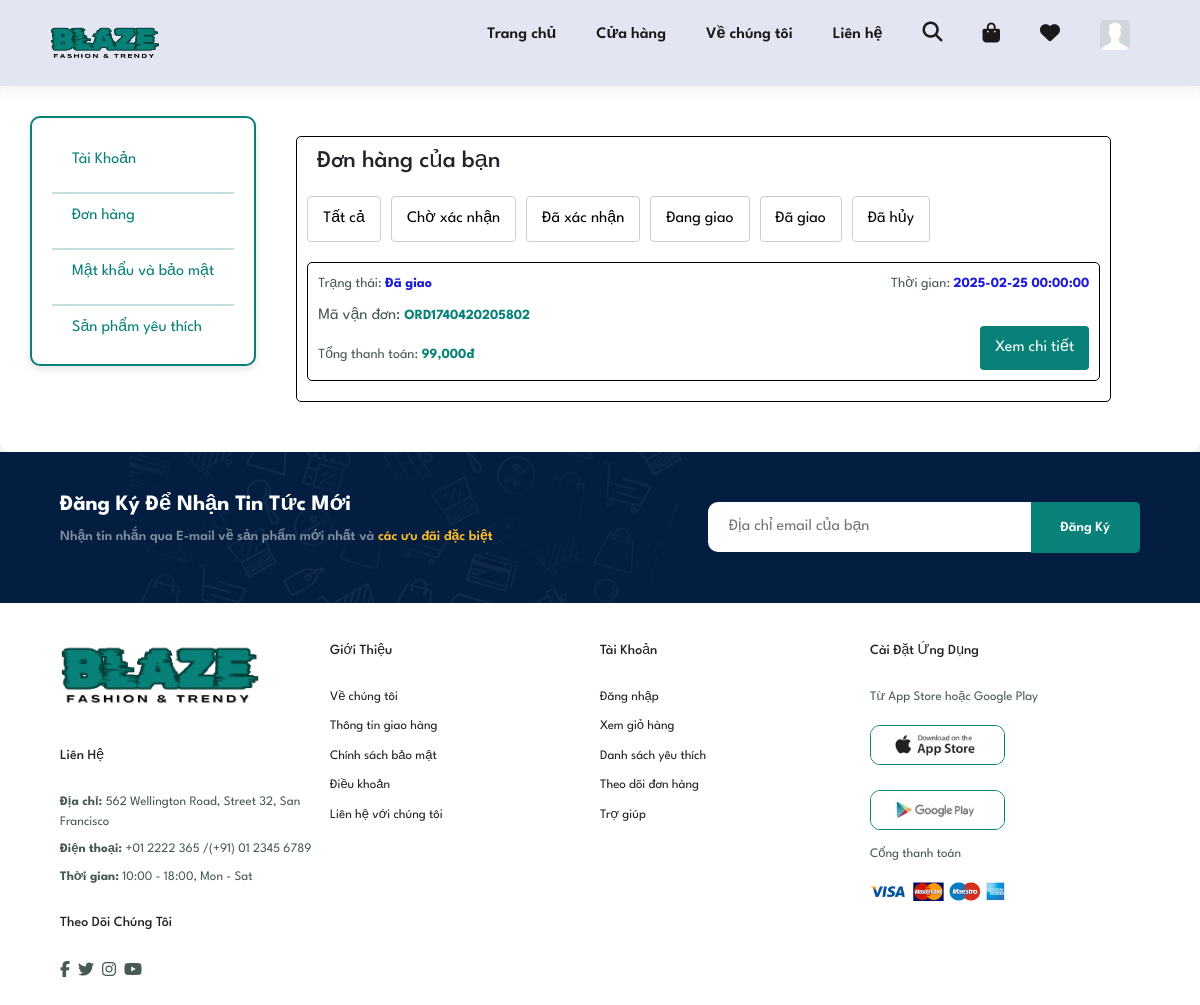
The app's page /lich-su-mua-hang (signed in) with its own data.
### tables this page shows
CREATE TABLE `orders` (
  `id` int(5) NOT NULL,
  `user_id` int(5) NOT NULL,
  `voucher_id` int(5) DEFAULT NULL,
  `staff_id` int(5) DEFAULT NULL,
  `code_order` text NOT NULL,
  `note` varchar(255) NOT NULL,
  `total` decimal(10,0) NOT NULL,
  `address` varchar(255) NOT NULL,
  `phone` int(11) NOT NULL,
  `by_date` DATETIME NOT NULL DEFAULT current_timestamp(),
  `status` tinyint(1) NOT NULL DEFAULT 1
);

### app/controllers/Order.php (called while the page is built, shortened)
<?php
class Order extends Controller
{
    public $data = [];
    public $order_model;
    public function __construct()
    {
        $this->order_model = $this->model('OrderModel');
    }
    public function historyOrder()
    {
        $idUser = $_SESSION['user']['id'] ?? null;
        $this->order_model->setUserId($idUser);
        $order = $this->order_model->getAllOrderByIdUser($this->order_model);
        $this->data['sub_content']['order'] = $order;
        $status = [
            0 => 'Đã huỷ',
            1 => 'Chờ xác nhận',
            2 => 'Đã xác nhận',
            3 => 'Đang giao',
            4 => 'Đã giao'
        ];
        $this->data['sub_content']['status'] = $status;
        $this->data['page_title'] = "Đơn hàng";
        $this->data['content'] = "cart/order_history";
        $this->render("layouts/client_layout", $this->data);
    }
}

### app/App.php (called while the page is built, shortened)
<?php
class App
{
    private $__controller, $__action, $__params, $__routes, $__privile;
    function __construct()
    {
        global $routes;
        $this->__routes = new Route();
        if (!empty($routes['default_controller'])) {
            $this->__controller = $routes['default_controller'];
        }
        $this->__action = 'index';
        $this->handlerUrl();
    }
    function getUrl()
    {
        if (!empty($_SERVER['PATH_INFO'])) {
            $url = $_SERVER['PATH_INFO'];
        } else {
            $url = '/';
        }
        return $url;
    }
    public function handlerUrl()
    {
        $url = $this->getUrl();
        $url = $this->__routes->handleRoute($url);
        $urlArray = array_filter(explode('/', $url));
        $urlArray = array_values($urlArray);
        $isAdmin = false;
        if (!empty($urlArray)) {
            if (!empty($urlArray[0])) {
                $this->__controller = ucfirst($urlArray[0]);
            }
            $controllerPath = $isAdmin ? 'app/controllers/admin/' . $this->__controller . '.php' : 'app/controllers/' . $this->__controller . '.php';
            if (file_exists($controllerPath)) {
                if (class_exists($this->__controller)) {
                    $this->__controller = new $this->__controller();
                    unset($urlArray[0]);
                } else {
                    $this->loadError();
                    return;
                }
            } else {
                $this->loadError();
                return;
            }
        } else {
            header("Location: " . _WEB_ROOT_ . "/trang-chu");
        }
        if (!empty($urlArray[1])) {
            $this->__action = $urlArray[1];
            unset($urlArray[1]);
        }
        $this->__params = array_values($urlArray);
        call_user_func_array([$this->__controller, $this->__action], $this->__params);
    }
}

### index.php (called while the page is built, shortened)
<?php
$app = new App();

### configs/database.php (called while the page is built, shortened)
<?php
class Database
{
    private $servername = DB_HOST;
    private $database = DB_NAME;
    private $username = DB_USER;
    private $password = DB_PASS;
    private $charset = "utf8mb4";
    private $pdo;
    public function __construct()
    {
        try {
            $dsn = "mysql:host=$this->servername;dbname=$this->database;charset=$this->charset";
            $this->pdo = new PDO($dsn, $this->username, $this->password);
            $this->pdo->setAttribute(PDO::ATTR_ERRMODE, PDO::ERRMODE_EXCEPTION);
        } catch (PDOException $e) {
            echo "Connection failed: " . $e->getMessage();
        }
    }
    public function query($sql, $param = [])
    {
        $stmt = $this->pdo->prepare($sql);
        if ($param) {
            $stmt->execute($param);
        } else {
            $stmt->execute();
        }
        return $stmt;
    }
    public function getAll($sql, $param = [])
    {
        $stmt = $this->query($sql, $param);
        return $stmt->fetchAll(PDO::FETCH_ASSOC);
    }
}

### app/models/OrderModel.php (called while the page is built, shortened)
<?php
class OrderModel{
    private $user_id;
    private $db;
    public function __construct()
    {
        $this->db = new Model();
    }
    public function setUserId($user_id){return $this->user_id = $user_id;}
    public function getUserId(){ return $this->user_id;}
    public function getAllOrderByIdUser(OrderModel $order){
        $sql = "SELECT *, (SELECT U.name FROM users U WHERE U.id = O.user_id) as name ";
        $sql.= "FROM orders O ";
        $sql.= "WHERE O.user_id = ? ";
        return $this->db->getAll($sql, [$order->getUserId()]);
    }
}

### app/views/cart/order_history.php (the view, shortened to what this page needs)
<div class="container-pro profile-container-pro" style="display: flex; flex-direction: row;">
    <div class="profile-sidebar-pro"
        style="background-color: #fff; padding: 20px; border-radius: 10px; border: 2px solid #088178; box-shadow: 0 4px 8px rgba(0, 0, 0, 0.1); margin-right: 20px; height: 250px;">
        <ul class="sidebar-menu-pro" style="list-style: none; padding: 0; margin: 0;">
            <li><a href="<?= _WEB_ROOT_ ?>/trang-ca-nhan" class="sidebar-item-pro"
                    style="display: block; padding: 10px 20px; font-size: 16px; color: #088178; text-decoration: none; border-radius: 5px; margin-bottom: 10px; transition: background-color 0.3s ease;">Tài
                    Khoản</a></li>
            <hr style="border: 1px solid #088178; margin: 0;">
            <li><a href="<?= _WEB_ROOT_ ?>/lich-su-mua-hang" class="sidebar-item-pro"
                    style="display: block; padding: 10px 20px; font-size: 16px; color: #088178; text-decoration: none; border-radius: 5px; margin-bottom: 10px; transition: background-color 0.3s ease;">Đơn
                    hàng</a></li>
            <hr style="border: 1px solid #088178; margin: 0;">
            <li><a href="#" class="sidebar-item-pro"
                    style="display: block; padding: 10px 20px; font-size: 16px; color: #088178; text-decoration: none; border-radius: 5px; margin-bottom: 10px; transition: background-color 0.3s ease;">Mật
                    khẩu và bảo mật</a></li>
            <hr style="border: 1px solid #088178; margin: 0;">
            <li><a href="#" class="sidebar-item-pro"
                    style="display: block; padding: 10px 20px; font-size: 16px; color: #088178; text-decoration: none; border-radius: 5px; margin-bottom: 10px; transition: background-color 0.3s ease;">Sản
                    phẩm yêu thích</a></li>
        </ul>
    </div>
    <main class="content-order">
        <div class="pro-list-order">
            <h2 class="title-order">Đơn hàng của bạn</h2>
            <div class="tabs-order">
                <a href="<?= _WEB_ROOT_ ?>/lich-su-mua-hang" class="text-decoration-none">
                    <button class="tab-order">
                        Tất cả
                    </button>
                </a>
                <button class="tab-order btn-order-status" data-status="1">
                    Chờ xác nhận
                </button>
                <button class="tab-order btn-order-status" data-status="2">
                    Đã xác nhận
                </button>
                <button class="tab-order btn-order-status" data-status="3">
                    Đang giao
                </button>
                <button class="tab-order btn-order-status" data-status="4">
                    Đã giao
                </button>
                <button class="tab-order btn-order-status" data-status="0">
                    Đã hủy
                </button>
            </div>
            <div id="box-order">
                <?php foreach ($order as $or): ?>
                    <div class="pro-item-order">
                        <div class="status-time-order">
                            <p class="status-order">Trạng thái: <span
                                    class="wait-apply"><?= $status[$or['status']] ?></span>
                            </p>
                            <p class="time-order">Thời gian: <span class="time-pro-order"><?= $or['by_date'] ?></span> </p>
                        </div>
                        <p>Mã vận đơn: <span class="item-price-order"><?= $or['code_order'] ?></span></p>
                        <p class="total-order">Tổng thanh toán: <span
                                style="color: #088178; font-weight: bold;"><?= number_format($or['total']) ?>đ</span></p>
                        <button class="details-button-order button-show-Dord" data-toggle="modal"
                            data-target="#watchAllDord" data-id="<?= $or['id'] ?>"
                            data-orderstatus="<?= $or['status'] ?>">Xem chi tiết</button>
                    </div>
                <?php endforeach ?>
            </div>
        </div>
    </main>
</div>

### public/assets/client/css/style.css (style rules this page uses)
* { margin: 0px; padding: 0px; box-sizing: border-box; font-family: "League Spartan", sans-serif; }
h2 { font-size: 46px; line-height: 54px; color: #222; }
p { font-size: 16px; color: #465b52; margin: 15px 0px 20px 0px; }
body { width: 100%; }

### public/assets/client/css/loginstyle.css (style rules this page uses)
* { margin: 0px; padding: 0px; box-sizing: border-box; }
body, input { font-family: "League Spartan", sans-serif; }

### public/assets/client/css/profile.css (style rules this page uses)
.container-pro { width: 100%; margin: 0 auto; padding: 20px; background-color: #f3f3f3; }
.profile-container-pro { background: #fff; border-radius: 10px; padding: 30px; box-shadow: 0 4px 8px rgba(0, 0, 0, 0.1); max-width: 1200px; margin: 0 auto; }

### public/assets/client/css/OrderHistory.css (style rules this page uses)
body { font-family: Arial, sans-serif; margin: 0; padding: 0; color: #333; }
.content-order { width: 75%; padding: 20px; }
.title-order { margin-left: 10px; font-size: 24px; margin-bottom: 20px; }
.tabs-order { display: flex; gap: 10px; margin-bottom: 20px; }
.tab-order { position: relative; padding: 10px 15px; border: 1px solid #ccc; border-radius: 4px; background-color: #fff; cursor: pointer; }
.status-order { font-size: 14px; margin-bottom: 10px; }
.item-quantity-order, .item-price-order, .total-order, .time-order { font-size: 14px; margin-bottom: 5px; }
.item-price-order { color: #088178; font-weight: bold; }
.details-button-order { padding: 10px 15px; background-color: #088178; color: #fff; border: none; border-radius: 4px; }
.pro-item-order { margin-bottom: 10px; position: relative; border: 1px solid #000; padding: 10px; border-radius: 5px; }
.pro-list-order { border: 1px solid #000; padding: 10px; border-radius: 5px; }
.status-time-order { display: flex; justify-content: space-between; }
.details-button-order { position: absolute; right: 10px; bottom: 10px; }
.wait-apply { color: rgb(28, 25, 216); font-weight: bold; }
.time-pro-order { color: rgb(28, 25, 216); font-weight: bold; }

### public/assets/client/css/messger.css (style rules this page uses)
* { box-sizing: border-box; margin: 0; padding: 0; font-family: "League Spartan", sans-serif; }

### records on screen
orders: status "Đã giao", by_date "2025-02-25 00:00:00", code_order "ORD1740420205802", total "99,000"
